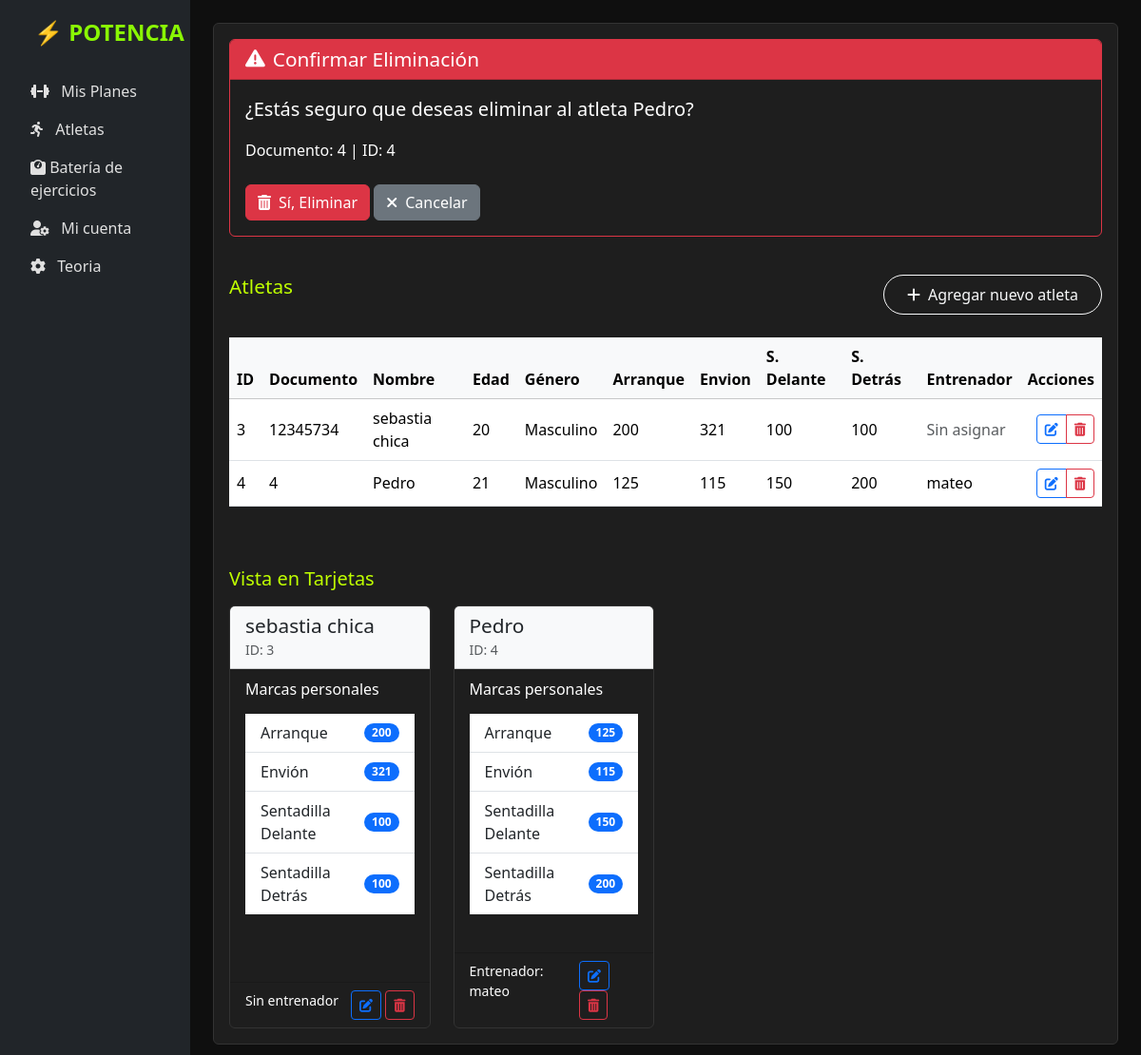
The page /atletas/eliminar/4/ (signed in) on the database its author committed.
### potencia/models.py (models this page shows, shortened)
class Atletas(models.Model):
    id = models.AutoField(primary_key=True)
    documento = models.CharField(unique=True, max_length=100)
    nombre = models.CharField(max_length=100)
    edad = models.PositiveSmallIntegerField()
    generos_lista = [("Masculino", "Masculino"), ("Femenino", "Femenino")]
    genero = models.CharField(max_length=10, choices=generos_lista)
    arranque = models.CharField(max_length=3)
    envion = models.CharField(max_length=3)
    sentadilla_delante = models.CharField(max_length=3)
    sentadilla_detras = models.CharField(max_length=3)
    entrenador = models.ForeignKey(
        Entrenadores,
        on_delete=models.SET_NULL,
        null=True,
        blank=True,
        related_name='atletas'
    )

class Entrenadores(models.Model):
    user = models.OneToOneField(User, on_delete=models.CASCADE)
    nombre = models.CharField(max_length=101)
    edad = models.PositiveSmallIntegerField()
    generos_lista = [("Masculino", "Masculino"), ("Femenino", "Femenino")]
    genero = models.CharField(max_length=10, choices=generos_lista)

### potencia/views.py (the view)
# urls.py: path('atletas/eliminar/<int:pk>/', views.eliminar_atleta, name='eliminar_atleta'),
@login_required
def eliminar_atleta(request, pk):
    atleta = get_object_or_404(Atletas, pk=pk)
    if request.method == 'POST':
        atleta.delete()
        messages.success(request, f'Atleta {atleta.nombre} eliminado correctamente')
        return redirect('atletas')
    return render(request, 'atletas.html', {
        'atletas': Atletas.objects.all(),
        'confirmar_eliminar': True,
        'atleta_a_eliminar': atleta
    })

### potencia/templates/atletas.html (shortened to what this page needs)
{% extends "base.html" %}
{% block contenido %}
<div class="card">
    <div class="card-body">
        {% if confirmar_eliminar %}
        <div class="card mb-4 border-danger">
            <div class="card-header bg-danger text-white">
                <h4 class="card-title mb-0">
                    <i class="fas fa-exclamation-triangle me-2"></i>Confirmar Eliminación
                </h4>
            </div>
            <div class="card-body">
                <p class="lead label-color-w">¿Estás seguro que deseas eliminar al atleta <strong>{{ atleta_a_eliminar.nombre }}</strong>?</p>
                <p class="label-color-w">Documento: {{ atleta_a_eliminar.documento }} | ID: {{ atleta_a_eliminar.id }}</p>
                <form method="post" action="{% url 'eliminar_atleta' atleta_a_eliminar.id %}">
                    <div class="mt-4">
                        <button type="submit" class="btn btn-danger">
                            <i class="fas fa-trash-alt me-2"></i>Sí, Eliminar
                        </button>
                        <a href="{% url 'atletas' %}" class="btn btn-secondary">
                            <i class="fas fa-times me-2"></i>Cancelar
                        </a>
                    </div>
                </form>
            </div>
        </div>
        {% endif %}
        <div class="d-flex justify-content-between align-items-center mb-4">
            <h4 class="card-title mb-0 label-color-fff">Atletas</h4>
            <div class="mt-3">
                <button type="button" class="btn btn-outline-light rounded-pill px-4 py-2" data-bs-toggle="modal"
                    data-bs-target="#datosAtletaModal">
                    <i class="fas fa-plus me-2"></i>Agregar nuevo atleta
                </button>
            </div>
        </div>
        <div class="table-responsive">
            <table class="table table-hover align-middle w-100">
                <thead class="table-light">
                    <tr>
                        <th>ID</th>
                        <th>Documento</th>
                        <th>Nombre</th>
                        <th>Edad</th>
                        <th>Género</th>
                        <th>Arranque</th>
                        <th>Envion</th>
                        <th>S. Delante</th>
                        <th>S. Detrás</th>
                        <th>Entrenador</th>
                        <th class="text-end">Acciones</th>
                    </tr>
                </thead>
                <tbody>
                    {% for atleta in atletas %}
                    <tr>
                        <td>{{ atleta.id }}</td>
                        <td>{{ atleta.documento }}</td>
                        <td>{{ atleta.nombre }}</td>
                        <td>{{ atleta.edad }}</td>
                        <td>{{ atleta.genero }}</td>
                        <td>{{ atleta.arranque }}</td>
                        <td>{{ atleta.envion }}</td>
                        <td>{{ atleta.sentadilla_delante }}</td>
                        <td>{{ atleta.sentadilla_detras }}</td>
                        <td>
                            {% if atleta.entrenador %}
                                {{ atleta.entrenador.nombre }}
                            {% else %}
                                <span class="text-muted">Sin asignar</span>
                            {% endif %}
                        </td>
                        <td class="text-end">
                            <div class="btn-group" role="group">
                                <a href="{% url 'editar_atleta' atleta.id %}" class="btn btn-sm btn-outline-primary">
                                    <i class="fas fa-edit"></i>
                                </a>
                                <a href="{% url 'eliminar_atleta' atleta.id %}" class="btn btn-sm btn-outline-danger">
                                    <i class="fas fa-trash-alt"></i>
                                </a>
                            </div>
                        </td>
                    </tr>
                    {% endfor %}
                </tbody>
            </table>
        </div>
        <h5 class="mt-5 mb-3 label-color-fff">Vista en Tarjetas</h5>
        <div class="row row-cols-1 row-cols-md-2 row-cols-lg-3 row-cols-xl-4 g-4">
            {% for atleta in atletas %}
            <div class="col">
                <div class="card h-100">
                    <div class="card-header bg-light">
                        <h5 class="card-title mb-0">{{ atleta.nombre }}</h5>
                        <small class="text-muted">ID: {{ atleta.id }}</small>
                    </div>
                    <div class="card-body">
                        <h6 class="card-subtitle mb-3 label-color-w">Marcas personales</h6>
                        <ul class="list-group list-group-flush">
                            <li class="list-group-item d-flex justify-content-between align-items-center">
                                Arranque
                                <span class="badge bg-primary rounded-pill">{{ atleta.arranque }}</span>
                            </li>
                            <li class="list-group-item d-flex justify-content-between align-items-center">
                                Envión
                                <span class="badge bg-primary rounded-pill">{{ atleta.envion }}</span>
                            </li>
                            <li class="list-group-item d-flex justify-content-between align-items-center">
                                Sentadilla Delante
                                <span class="badge bg-primary rounded-pill">{{ atleta.sentadilla_delante }}</span>
                            </li>
                            <li class="list-group-item d-flex justify-content-between align-items-center">
                                Sentadilla Detrás
                                <span class="badge bg-primary rounded-pill">{{ atleta.sentadilla_detras }}</span>
                            </li>
                        </ul>
                    </div>
                    <div class="card-footer bg-transparent">
                        <div class="d-flex justify-content-between">
                            <small class="label-color-w">
                                {% if atleta.entrenador %}
                                    Entrenador: {{ atleta.entrenador.nombre }}
                                {% else %}
                                    Sin entrenador
                                {% endif %}
                            </small>
                            <div>
                                <a href="{% url 'editar_atleta' atleta.id %}" class="btn btn-sm btn-outline-primary">
                                    <i class="fas fa-edit"></i>
                                </a>
                                <a href="{% url 'eliminar_atleta' atleta.id %}" class="btn btn-sm btn-outline-danger">
                                    <i class="fas fa-trash-alt"></i>
                                </a>
                            </div>
                        </div>
                    </div>
                </div>
            </div>
            {% endfor %}
        </div>
    </div>
</div>
{% endblock %}

### potencia/static/css/style_home.css (style rules this page uses)
body { background-color: #000208d5; }
.card { background-color: #1e1e1e; border: 1px solid #333; }
.label-color-fff { color: #bfff00; }
.label-color-w { color: #fff; }

### potencia/static/css/style_teoria.css (style rules this page uses)
body { background-color: #0f0f0f; color: #fff; }
.card-title { font-size: 1.3rem; margin-bottom: 0.75rem; display: flex; align-items: center; }

### potencia/templates/base.html (style rules this page uses)
.card { margin-bottom: 1.5rem; }

### rows shown on the page
Atletas: nombre "Pedro", documento "4", id "4", edad "21", genero "Masculino", arranque "125", envion "115", sentadilla_delante "150", sentadilla_detras "200", entrenador.nombre "mateo"
Atletas: id "3", documento "12345734", nombre "sebastia chica", edad "20", genero "Masculino", arranque "200", envion "321", sentadilla_delante "100", sentadilla_detras "100", shows "Sin asignar", shows "Sin entrenador"
